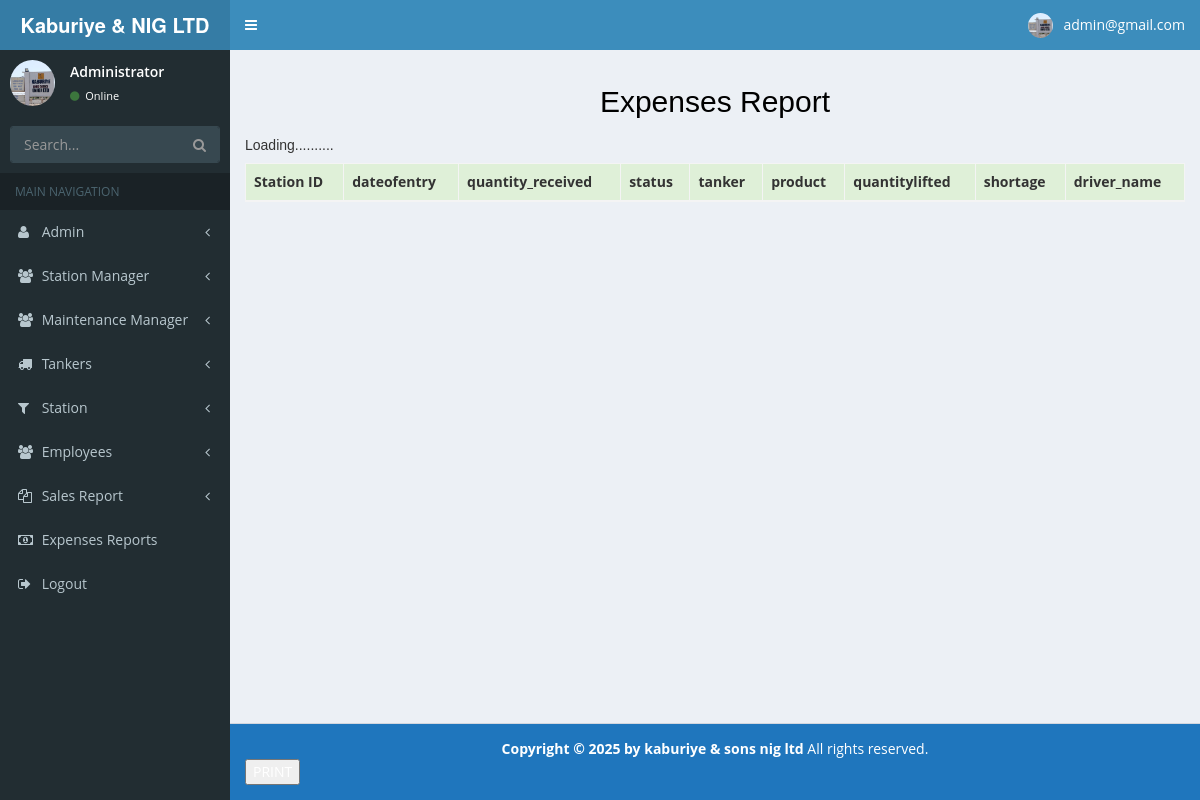
The app's page /arrival_reports.php (signed in), older data.
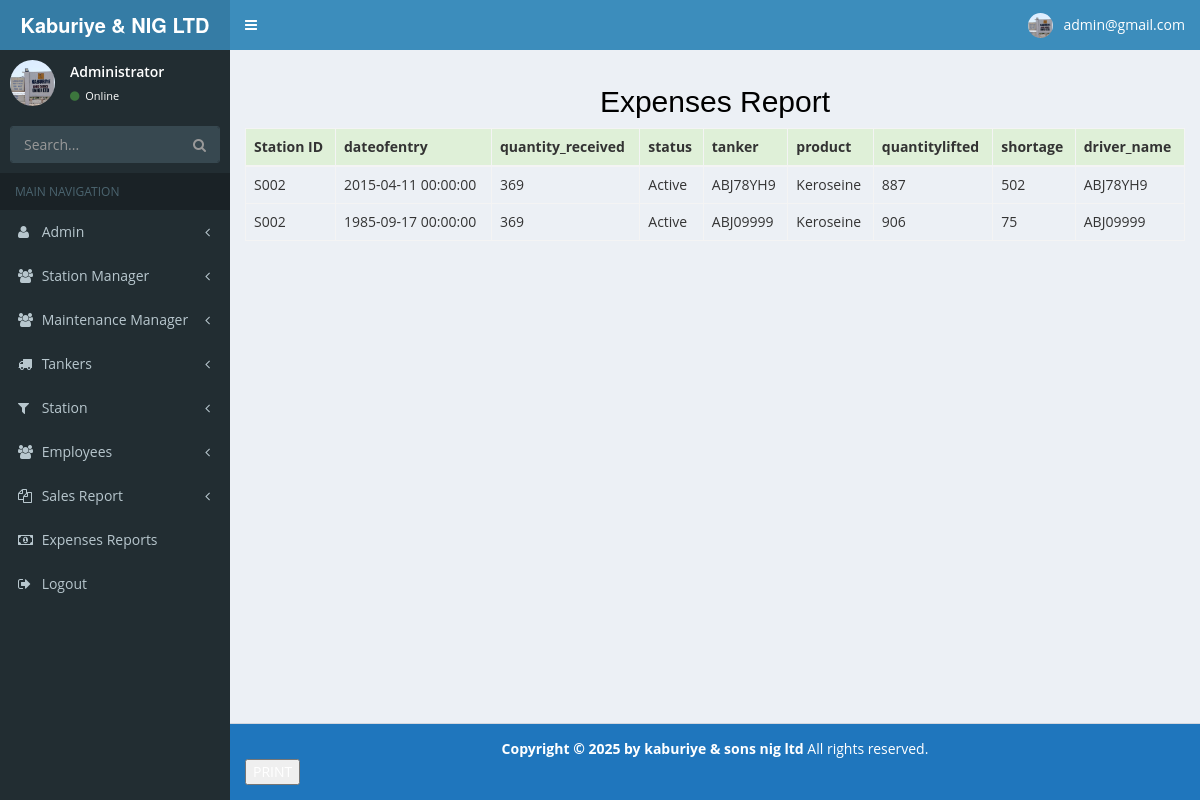
The same page, newer data.
### tables this page shows
CREATE TABLE `arrival_entries` (
  `entry_id` int(11) NOT NULL,
  `quantity_received` int(11) NOT NULL,
  `quantitylifted` int(11) NOT NULL,
  `station_id` varchar(11) NOT NULL,
  `status` enum('Active','Inactive') NOT NULL,
  `dateofentry` datetime NOT NULL,
  `product` varchar(100) NOT NULL,
  `tanker` varchar(100) NOT NULL,
  `shortage` int(11) NOT NULL,
  `driver_name` varchar(100) NOT NULL
);

### arrival_reports.php (the view, shortened to what the changed rows need)
<?php
require __DIR__ . "/config/database.php";
?>
<!DOCTYPE html>
<html>
<head>
  <link rel="stylesheet" href="css/bootstrap.min.css">
  <link rel="stylesheet" href="css/font-awesome.min.css">
  <link rel="stylesheet" href="css/ionicons.min.css">
  <link rel="stylesheet" href="css/AdminLTE.min.css">
  <link rel="stylesheet" href="css/_all-skins.min.css">
  <link rel="stylesheet" href="css/style.css">
</head>
<body class="hold-transition skin-blue sidebar-mini">
  <div class="wrapper">
    <div class="content-wrapper">
      <section class="content">
        <h2 align="center" style="color:black;"> Expenses Report</h2>
        <div class="table-responsive">
          <table class="table table-bordered table-hover">
            <thead>
              <tr class="success">
                <th> Station ID </th>
                <th> dateofentry </th>
                <th> quantity_received </th>
                <th>status</th>
                <th> tanker </th>
                <th> product </th>
                <th> quantitylifted </th>
                <th> shortage </th>
                 <th> driver_name </th>
              </tr>
            </thead>
            <?php
            $getRecords_string = "select * from arrival_entries order by entry_id ";
            $getRecord = mysqli_query($conn, $getRecords_string);
            $num_of_record = mysqli_num_rows($getRecord);
            if ($num_of_record > 0) {
              while ($record = mysqli_fetch_array($getRecord)) {
                echo '<tr>';
                echo "<td class=''>$record[station_id]</td>";
                echo "<td class=''>$record[dateofentry]</td>";
                echo "<td class=''>$record[quantity_received]</td>";
                echo "<td class=''>$record[status]</td>";
                echo "<td class=''>$record[tanker]</td>";
                echo "<td class=''>$record[product]</td>";
                echo "<td class=''>$record[quantitylifted]</td>";
                echo "<td class=''>$record[shortage]</td>";
                echo "<td class=''>$record[driver_name]</td>";
                echo '</tr>';
              }
            } else {
              echo "<h5>Loading..........</h5>";
            }
            ?>
          </table>
        </div>
      </section>
    </div>
  </div>
</body>
</html>

Row changes from the older to the newer data that the page shows:
added arrival_entries: station "S002", dateofentry "2015-04-11 00:00:00", quantity_received "369", status "Active", tanker "ABJ78YH9", product "Keroseine", quantitylifted "887", shortage "502", driver_name "ABJ78YH9"
added arrival_entries: station "S002", dateofentry "1985-09-17 00:00:00", quantity_received "369", status "Active", tanker "ABJ09999", product "Keroseine", quantitylifted "906", shortage "75", driver_name "ABJ09999"
Text that changed along with them:
text no longer shown: "Loading.........."
